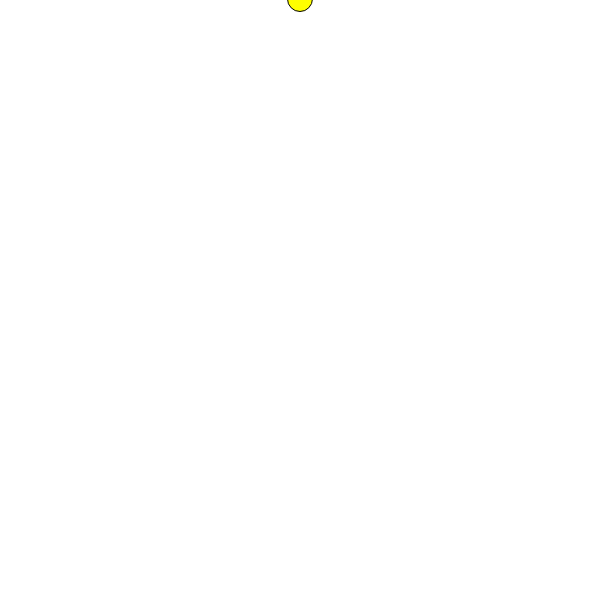
Frame 1 (no input)
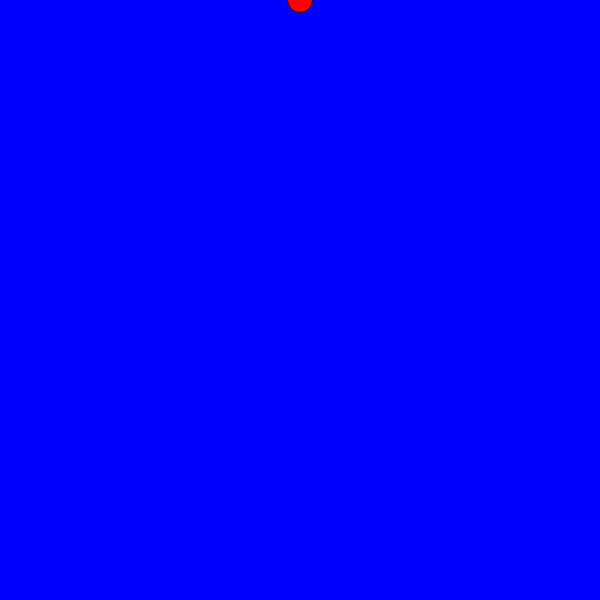
Frame 60 (no input)
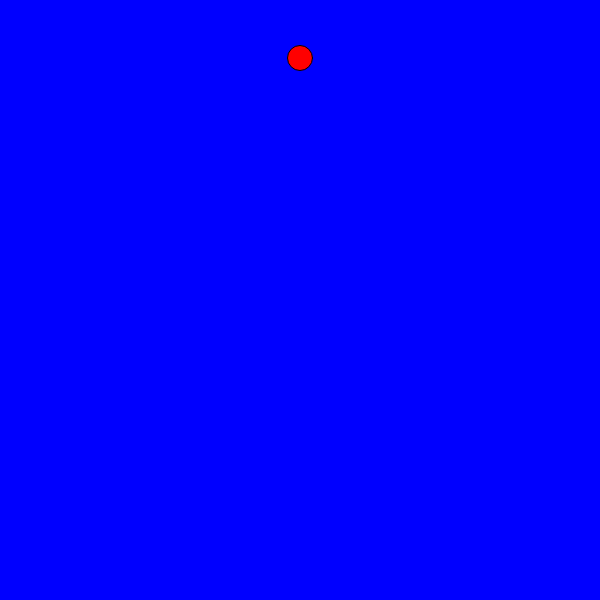
Frame 120 (the mouse pressed at the canvas centre since frame 60)

The p5.js sketch that drew these frames (run headless with seeded random() and noise() and a simulated clock; from frame 60 on, the mouse is pressed at the canvas centre):

// p5.js sketch
// ── sketch.js
var counter = 0;
var ballDir = false;

var bgColor = "white";

function setup() {
    createCanvas(600, 600);
     
}

function draw() {
   background(bgColor);
    //you can make it fast by increasing plus one
    //    counter = counter + 1;

    //    counter = counter - 1;

    //    if(counter < width){counter = counter + 1}

    if (counter < 0) { //limit one
        ballDir = true;
        console.log("left hit" + counter)
    }
    if (counter >= height) { //limit two
        ballDir = false;
        console.log("right hit" + counter)
    }
    //    if(ballDir == true){counter= counter + 1
    //        
    //    }
    //    
    //        if(ballDir == false){counter= counter - 1
    //        
    //    }
    if (ballDir == true) {
        counter = counter + 1;
    } else {
        counter = counter - 1;
    }

    //for ball to change color
    if (counter >= 0 && counter <= 200) {
        fill("red");
    } else if (counter > 200 && counter <= 400) {
        fill("green");
    } else if (counter > 400 && counter <= width) {
        fill("pink");

    } else {
        fill("yellow");
    }
    //    console.log(counter





    //  step 1 but now connecting it to counter  ellipse(0, height/2, 25, 25);
    // fill('blue')
    //an if statement in parentheses is the stament that is being evaluated in curly braces is what it is going to do based on that
    //    if(counter > width){ counter = 0;
    //        
    //    }
    
    
     

   
    if(mouseY > height/2){
        bgColor = "orange";
    
    }else{
       bgColor = "blue";
    }

    if(mouseY < height/2){ballDir = false;}
    if(mouseY >= height/2){ballDir = true; }

    ellipse(width/2, counter, 25, 25);
}
